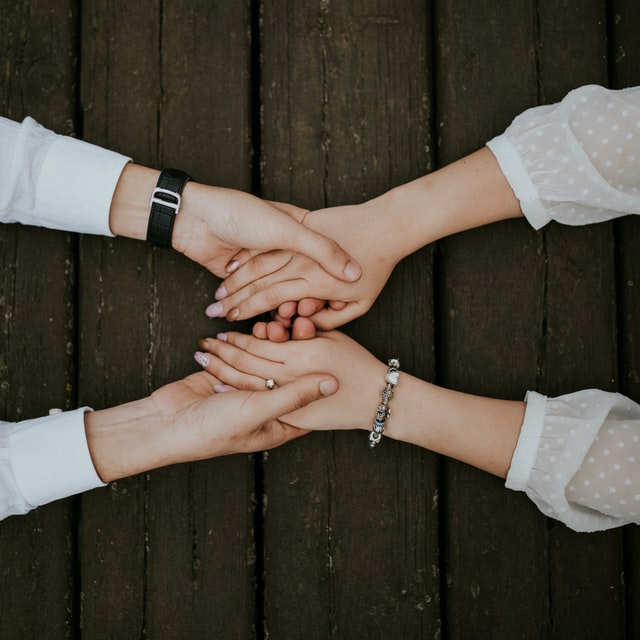
#> input picture imagetr.jpg, 640 x 640 px
$ python imageIntoRGBChannels.py
#> lines starting #> are read from the running program, lines starting #| are printed output that depends on the picture
import cv2
import numpy as np

# This import statement is used to import the python packages or modules that required by our program.
# Here we are importing cv2 module which is used for imgOrignal reading and also for displaying imgOrignal in our program.
# opencv read the images a numpy arrays.
# numpy is used to do manipulation on array object (which are Images here).
# As our images are read in the form of numpy array.

img = cv2.imread("imagetr.jpg")
#> img is the input picture: shape (640, 640, 3); mean B, G, R 59.7, 70.6, 77.2
# cv2.imread() function is used to read and load imgOrignal files stored in your system.

# imgOrignal=cv2.resize(imgOrignal,(320,556)) for imgOrignal.jpg
# imgOrignal = cv2.resize(imgOrignal, (320, 214)) for imagergb1.jpg
img = cv2.resize(img, (320, 320)) # for imagetr.jpg
#> img: shape (320, 320, 3)
# imgOrignal = cv2.resize(imgOrignal, (360, 360)) for RGB imgOrignal
# cv2.resize() function resizes the input imgOrignal into the provided height and width.

cv2.imshow("orignal imgOrignal", img)
# cv2.imshow() function is used to display the imgOrignal in the specified window.

imgr = cv2.cvtColor(img, cv2.COLOR_BGR2RGB)
# cv2.ctvColor() function converts the input imgOrignal fron one color space to
# another color space by provided the desired argument.
# Here we are converting imgOrignal from BGR color space to RGB color space.

red, green, blue = cv2.split(imgr)
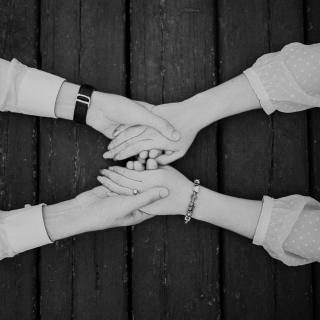
#> red: shape (320, 320); min 0, max 209, mean 77.4
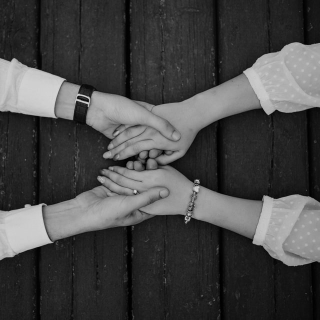
#> green: shape (320, 320); min 0, max 213, mean 70.7
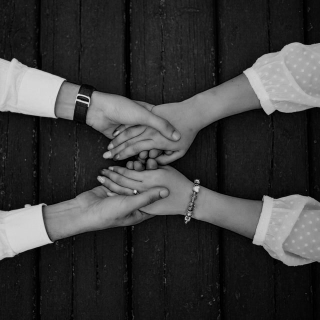
#> blue: shape (320, 320); min 0, max 220, mean 59.9
# cv2.split() function is used to split an imgOrignal into its different color channels.
# This cv2.split() function splits the input imgOrignal in BGR format when we give it a
# imgOrignal without converting its nd array to RGB using CV2.COLOR_BGR2RGB function.
# This is because the cv2.imread() function reads imgOrignal as numpy array in  the BGR format.

zeros = np.zeros(imgr.shape[:2], dtype="uint8")
# np.zeros() function return a new array of given shape ( here shape of our
# input imgOrignal i.e; imgr) and type, filled with zeros.

cv2.imshow("Red channel of imgOrignal", red)
cv2.imshow("Green channel of imgOrignal", green)
cv2.imshow("Blue channel of imgOrignal", blue)
cv2.imshow("Visualized Red channel of imgOrignal", cv2.merge([zeros, zeros, red]))
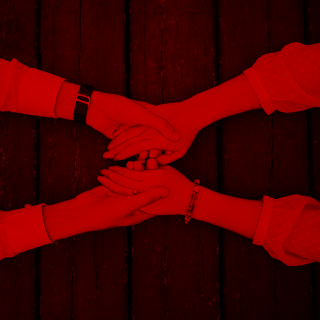
#> window 'Visualized Red channel of imgO': shape (320, 320, 3); mean B, G, R 0, 0, 77.4
cv2.imshow("Visualized Green channel of imgOrignal", cv2.merge([zeros, green, zeros]))
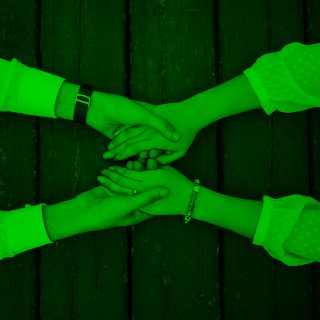
#> window 'Visualized Green channel of im': shape (320, 320, 3); mean B, G, R 0, 70.7, 0
cv2.imshow("Visualized Blue channel of imgOrignal", cv2.merge([blue, zeros, zeros]))
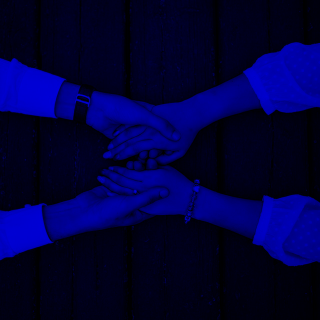
#> window 'Visualized Blue channel of img': shape (320, 320, 3); mean B, G, R 59.9, 0, 0
# cv2.merge() function is used to merge numpy arrays.
# Here we are using cv2.merge() function to merge color channels of imgOrignal.


cv2.waitKey(0)
# cv2.waitKey() function waits for a couple of seconds as specified by the user for a key event.
# Here as we have defined zero here then the waitKey() function waits infinitely for a key event to happen.

cv2.destroyAllWindows()
# This cv2.destroyAllWindows() function destroys all the opened GUI windows which are opened
# by this particular  program.


# (h, w) = imgOrignal.shape[:2]
# output = np.zeros((h * 2, w * 2, 3), dtype="uint8")
# output[0:h, 0:w] = imgOrignal
# output[0:h, w:w * 2] = redimg
# utput[h:h * 2, w:w * 2] = greenimg
# output[h:h * 2, 0:w] = blueimg
# cv2.imshow("blue channel of imgOrignal",output)

$ run again, with imagergb1.jpg copied over imagetr.jpg
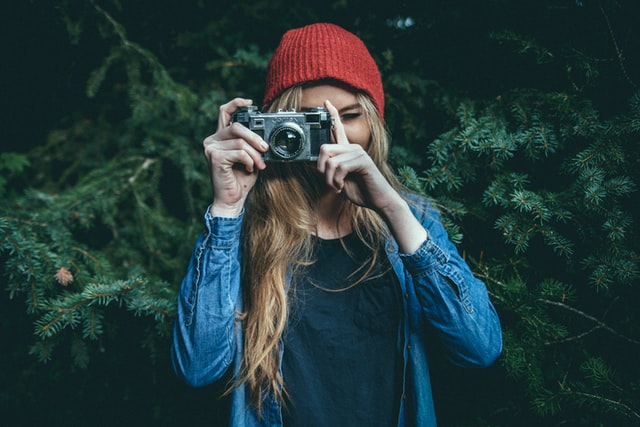
#> input picture imagergb1.jpg, 640 x 427 px
#> img is the input picture: shape (427, 640, 3); mean B, G, R 57.7, 57.3, 36.2
#> img: shape (320, 320, 3)
#> `cv2.imshow("Visualized Green channel of imgOrignal", cv2.merge([zeros,..`:
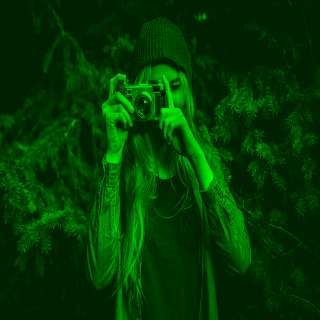
#> window 'Visualized Green channel of im': shape (320, 320, 3); mean B, G, R 0, 57.2, 0
#> `cv2.imshow("Visualized Blue channel of imgOrignal", cv2.merge([blue, z..`:
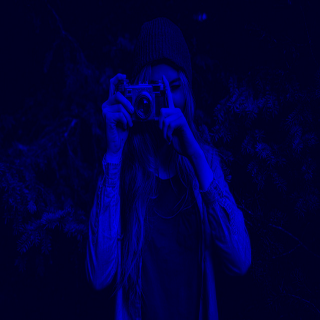
#> window 'Visualized Blue channel of img': shape (320, 320, 3); mean B, G, R 57.6, 0, 0
